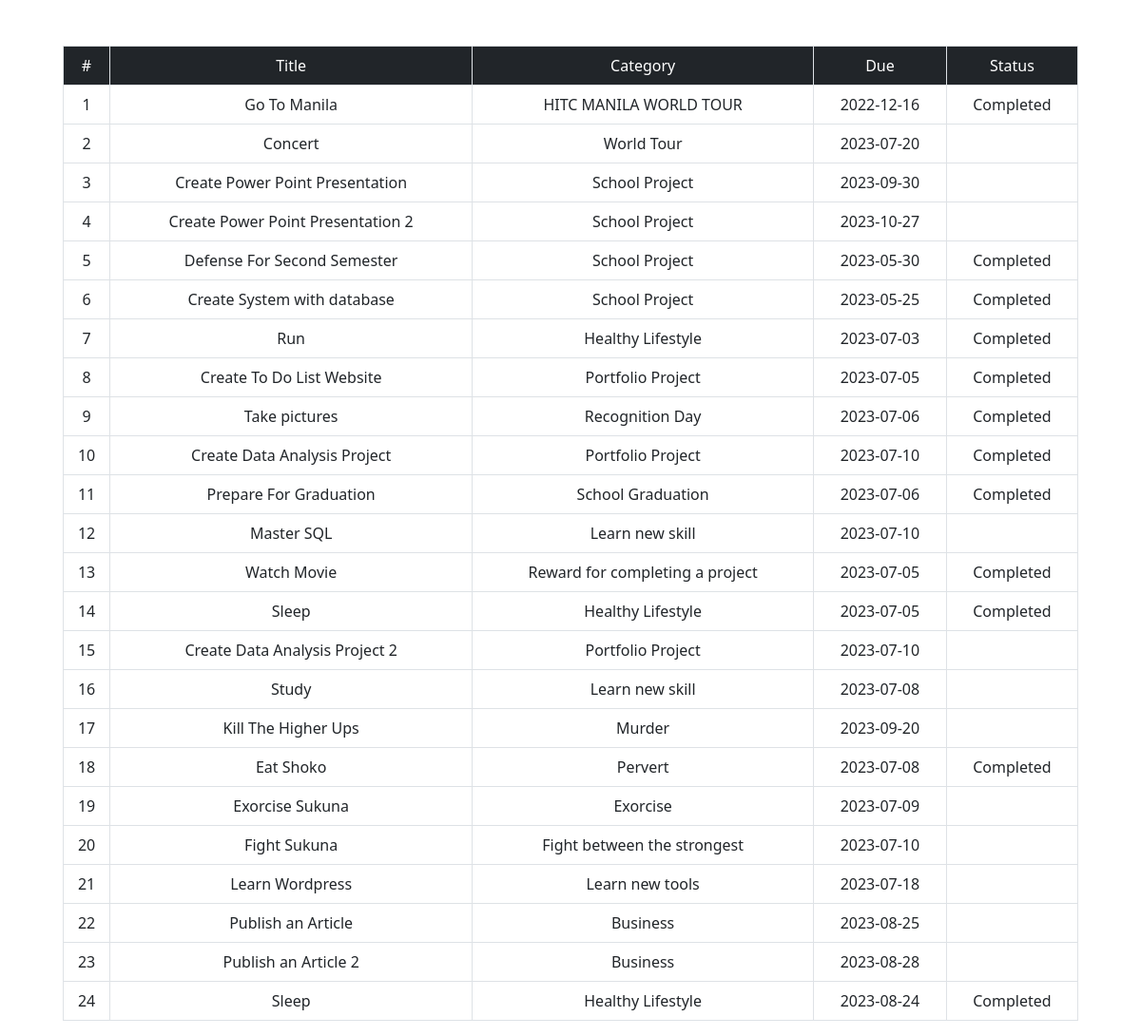
The page /ToDo/table.php on the database its author committed.
### tables this page shows
CREATE TABLE `list` (
  `id` int(11) NOT NULL,
  `user_id` int(11) NOT NULL,
  `title` varchar(300) NOT NULL,
  `category` varchar(300) NOT NULL,
  `date` date NOT NULL,
  `status` varchar(300) DEFAULT NULL
);

### ToDo/table.php (the view, shortened to what this page needs)
<?php
    require_once('db.php');
    $pst =$con->query("SELECT * FROM list");
?>
<!DOCTYPE html>
<html lang="en">
<head>
    <link rel="stylesheet" href="bootstrap.min.css">
</head>
<body>
    <div class="container row mx-auto d-block mt-5">
        <div class="col">
        <table class="table table-bordered text-center">
        <tr class="bg-dark text-white">
            <td>#</td>
            <td>Title</th>
            <td>Category</td>
            <td>Due</td>
            <td>Status</td>
        </tr>
        <tr>
            <?php
                $rowC = 0;
                while($row = $pst->fetch(PDO::FETCH_ASSOC)){
                $rowC = $rowC + 1;
            ?>
                    <td><?php echo $rowC ?></td>
                    <td><?php echo $row['title'] ?></td>
                    <td><?php echo $row['category'] ?></td>
                    <td><?php echo $row['date'] ?></td>
                    <td><?php echo $row['status'] ?></td>
        </tr>
            <?php
                }
            ?>
        </table>
        </div>
    </div>
</body>
</html>

### rows shown on the page
list: title "Go To Manila", category "HITC MANILA WORLD TOUR", date "2022-12-16", status "Completed"
list: title "Concert", category "World Tour", date "2023-07-20"
list: title "Create Power Point Presentation", category "School Project", date "2023-09-30"
list: title "Create Power Point Presentation 2", category "School Project", date "2023-10-27"
list: title "Defense For Second Semester", category "School Project", date "2023-05-30", status "Completed"
list: title "Create System with database", category "School Project", date "2023-05-25", status "Completed"
list: title "Run", category "Healthy Lifestyle", date "2023-07-03", status "Completed"
list: title "Create To Do List Website", category "Portfolio Project", date "2023-07-05", status "Completed"
list: title "Take pictures", category "Recognition Day", date "2023-07-06", status "Completed"
list: title "Create Data Analysis Project", category "Portfolio Project", date "2023-07-10", status "Completed"
list: title "Prepare For Graduation", category "School Graduation", date "2023-07-06", status "Completed"
list: title "Master SQL", category "Learn new skill", date "2023-07-10"
list: title "Watch Movie", category "Reward for completing a project", date "2023-07-05", status "Completed"
list: title "Sleep", category "Healthy Lifestyle", date "2023-07-05", status "Completed"
list: title "Create Data Analysis Project 2", category "Portfolio Project", date "2023-07-10"
list: title "Study", category "Learn new skill", date "2023-07-08"
list: title "Kill The Higher Ups", category "Murder", date "2023-09-20"
list: title "Eat Shoko", category "Pervert", date "2023-07-08", status "Completed"
list: title "Exorcise Sukuna", category "Exorcise", date "2023-07-09"
list: title "Fight Sukuna", category "Fight between the strongest", date "2023-07-10"
list: title "Learn Wordpress", category "Learn new tools", date "2023-07-18"
list: title "Publish an Article", category "Business", date "2023-08-25"
list: title "Publish an Article 2", category "Business", date "2023-08-28"
list: title "Sleep", category "Healthy Lifestyle", date "2023-08-24", status "Completed"
